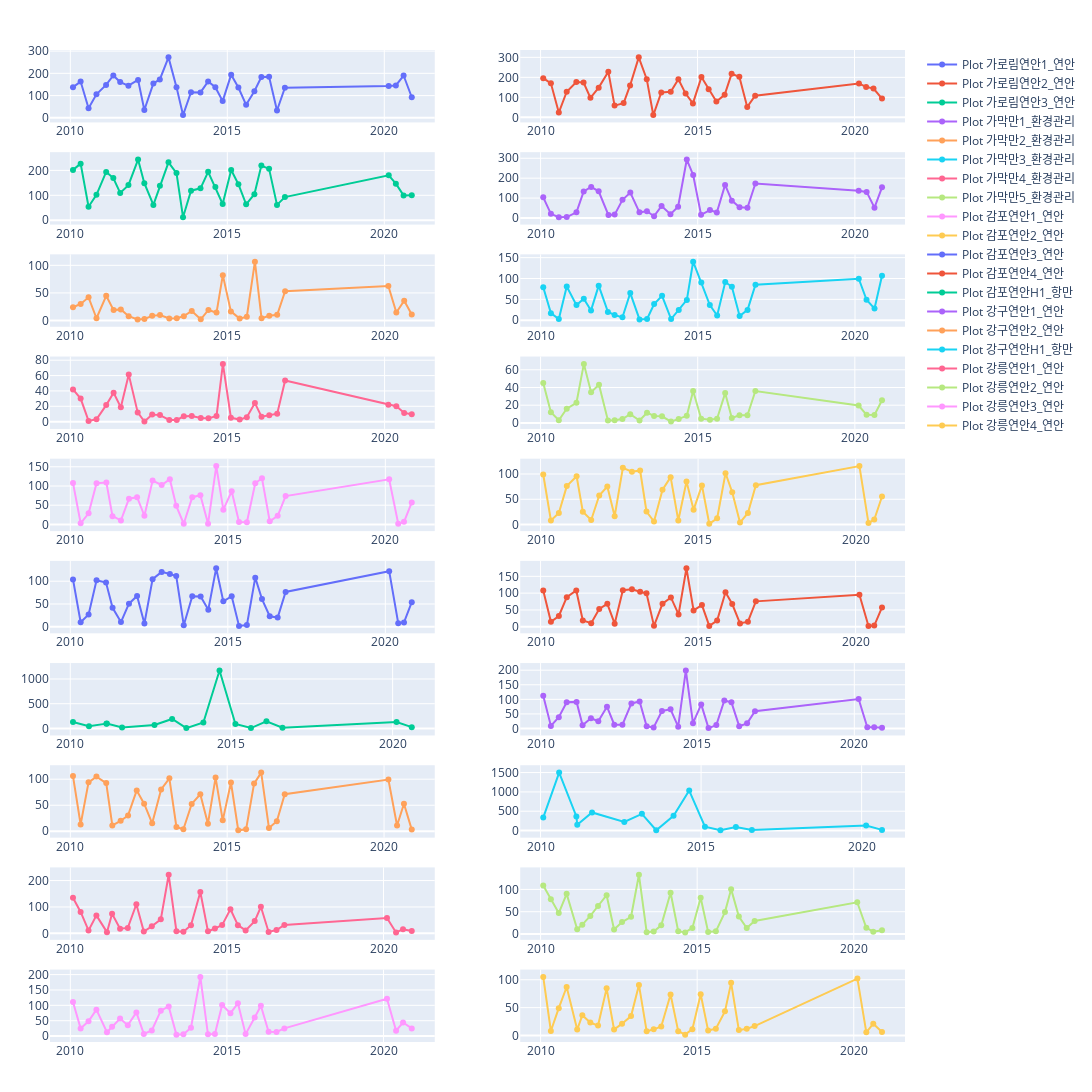

Write notebook code for a chart like this one.
### Markdown cell above
## 각 station마다의 변화

### Code cell
surface_df  = pd.read_csv('./data/surface_df.csv')

unique_values = surface_df['station'].unique().tolist()
print(unique_values)


fig = make_subplots(rows=10, cols=2)

columns_to_plot = ['총질소[μg/L]', '총인[μg/L]', '용존무기질소[μg/L]','화학적산소요구량[mg/L]','암모니아성 질소[μg/L]']
for i, d in enumerate(unique_values[:20]):
    row = i // 2 + 1  # 행 결정
    col = i % 2 + 1   # 열 결정
    x = surface_df.loc[surface_df['station'] == d].reset_index()
    
    fig.add_trace(go.Scatter(x=x['일시'], y=x['용존무기질소[μg/L]'], mode='lines+markers', name=f'Plot {d}'), row=row, col=col)

    
fig.update_layout(width=1200, height=1200, margin=dict(t=50, b=50, l=50, r=50))

fig.show()
